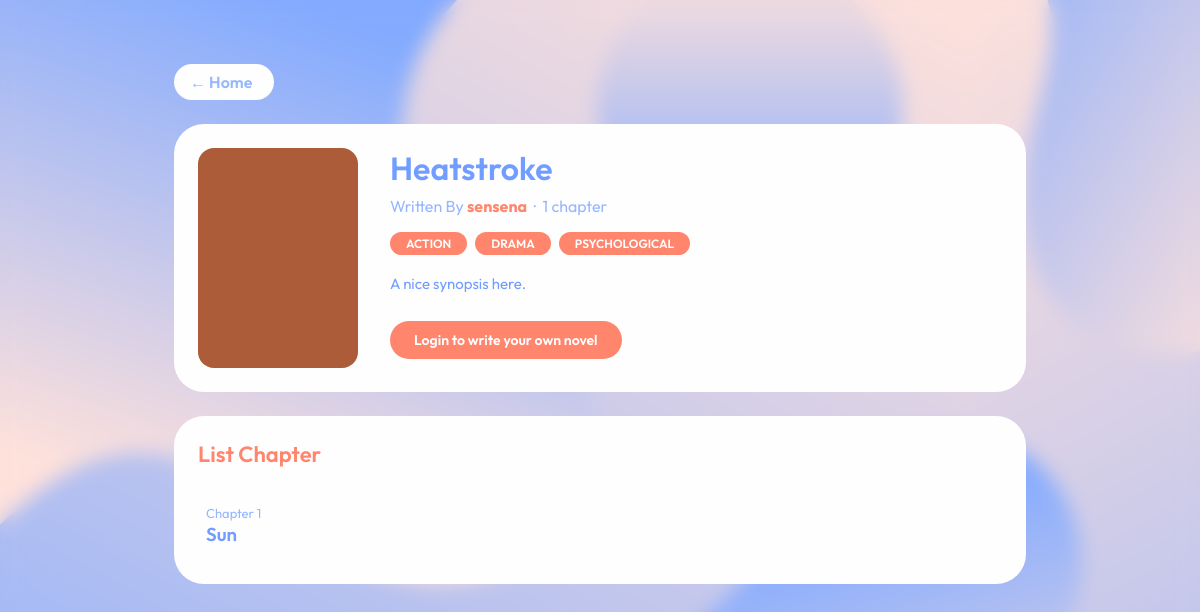
The app's page /novel/2 with its own data.
### app.py (models this page shows)
class Novel(db.Model):
    id = db.Column(db.Integer, primary_key=True)
    title = db.Column(db.String(200), nullable=False)
    description = db.Column(db.Text, nullable=False)
    genre = db.Column(db.String(100), nullable=False)
    cover_color = db.Column(db.String(20), default='#95B7FF')
    author_id = db.Column(db.Integer, db.ForeignKey('user.id'), nullable=False)
    created_at = db.Column(db.DateTime, default=datetime.utcnow)
    updated_at = db.Column(db.DateTime, default=datetime.utcnow, onupdate=datetime.utcnow)
    chapters = db.relationship('Chapter', backref='novel', lazy=True, cascade='all, delete-orphan', order_by='Chapter.chapter_number')

class User(db.Model):
    id = db.Column(db.Integer, primary_key=True)
    full_name = db.Column(db.String(100), nullable=False)
    email = db.Column(db.String(120), unique=True, nullable=False)
    username = db.Column(db.String(50), unique=True, nullable=False)
    password_hash = db.Column(db.String(256), nullable=False)
    created_at = db.Column(db.DateTime, default=datetime.utcnow)
    novels = db.relationship('Novel', backref='author', lazy=True)

class Chapter(db.Model):
    id = db.Column(db.Integer, primary_key=True)
    novel_id = db.Column(db.Integer, db.ForeignKey('novel.id'), nullable=False)
    chapter_number = db.Column(db.Integer, nullable=False)
    title = db.Column(db.String(200), nullable=False)
    content = db.Column(db.Text, nullable=False)
    created_at = db.Column(db.DateTime, default=datetime.utcnow)
    updated_at = db.Column(db.DateTime, default=datetime.utcnow, onupdate=datetime.utcnow)

### app.py (the view)
@app.route('/novel/<int:novel_id>')
def novel_detail(novel_id):
    novel = Novel.query.get_or_404(novel_id)
    current_user = get_current_user()
    is_author = current_user and current_user.id == novel.author_id
    return render_template('novel_detail.html',
        novel=novel,
        current_user=current_user,
        is_author=is_author
    )

### app.py (called while the page is built)
def get_current_user():
    if 'user_id' in session:
        return User.query.get(session['user_id'])
    return None

### templates/novel_detail.html (shortened to what this page needs)
{% extends "base.html" %}
{% block body %}
<body class="db-body">
    <div style="max-width: 900px; width: 100%; margin: 0 auto; padding: 32px 24px;">
        <nav style="margin-bottom: 24px; font-size: 14px; color: var(--blue-medium);">
            <a href="{{ url_for('dashboard') }}" style="color: var(--blue-medium); text-decoration: none; font-weight: 600;
                background-color: var(--white); border-radius: 9999px; padding: 8px 16px; max-width: 100px;">← Home</a>
        </nav>
        <div class="card" style="margin-bottom: 24px;">
            <div style="display: flex; gap: 32px; flex-wrap: wrap;">
                <div style="width: 160px; height: 220px; background: {{ novel.cover_color }}; border-radius: 16px; flex-shrink: 0;"></div>
                <div style="flex: 1; min-width: 200px;">
                    <h1 style="font-size: 32px; font-weight: 600; color: var(--blue-dark); margin-bottom: 8px;">
                        {{ novel.title }}
                    </h1>
                    <p style="color: var(--blue-medium); font-size: 16px; margin-bottom: 16px;">
                        Written By <strong style="color: var(--orange);">{{ novel.author.username }}</strong>
                        &nbsp;·&nbsp;
                        {{ novel.chapters|length }} chapter{{ 's' if novel.chapters|length != 1 else '' }}
                    </p>
                    <div style="display: flex; flex-wrap: wrap; gap: 8px; margin-bottom: 16px;">
                        {% for g in novel.genre.split(',') %}
                            <span class="tag-orange">{{ g.strip() }}</span>
                        {% endfor %}
                    </div>
                    <p style="color: var(--blue-dark); line-height: 1.7; font-size: 15px;">
                        {{ novel.description }}
                    </p>
                    {% if is_author %}
                    <div style="display: flex; gap: 12px; margin-top: 24px; flex-wrap: wrap;">
                        <a href="{{ url_for('create_chapter', novel_id=novel.id) }}" class="btn-orange" style="text-decoration: none">
                            + Add Chapter
                        </a>
                        <a href="{{ url_for('edit_novel', novel_id=novel.id) }}" class="btn-blue" style="text-decoration: none">
                            Edit Novel Information
                        </a>
                        <form method="POST" action="{{ url_for('delete_novel', novel_id=novel.id) }}"
                              onsubmit="return confirm('Delete this novel and all its chapters? This action cannot be undone.')">
                            <button type="submit" class="btn-red">Delete Novel</button>
                        </form>
                    </div>
                    {% elif current_user %}
                    <div style="margin-top: 24px; color: var(--blue-medium);">
                        Enjoy reading!
                    </div>
                    {% else %}
                    <div style="margin-top: 24px;">
                        <a href="{{ url_for('login') }}" class="btn-orange" style="text-decoration: none;">
                            Login to write your own novel
                        </a>
                    </div>
                    {% endif %}
                </div>
            </div>
        </div>
        <div class="card">
            <h2 style="font-size: 22px; font-weight: 600; color: var(--orange); margin-bottom: 20px;">
                List Chapter
            </h2>
            {% if novel.chapters %}
            <div style="display: flex; flex-direction: column; gap: 0;">
                {% for chapter in novel.chapters %}
                <div class="chapter-list-item">
                    <a href="{{ url_for('read_chapter', novel_id=novel.id, chapter_number=chapter.chapter_number) }}"
                       style="flex: 1; text-decoration: none; color: var(--blue-dark);">
                        <span style="color: var(--blue-medium); font-size: 13px; margin-right: 12px;">
                            Chapter {{ chapter.chapter_number }}
                        </span>
                        <h3 style="font-weight: 600;">{{ chapter.title }}</h3>
                    </a>
                </div>
                {% endfor %}
            </div>
            {% endif %}
        </div>
    </div>
</body>
{% endblock %}

### static/style.css (style rules this page uses)
:root { --blue-dark: #709DFF; --blue-medium: #95B7FF; --blue-light: #d8e6ff; --orange: #FF856D; --white: #FFFEFE; }
* { box-sizing: border-box; margin: 0; padding: 0; }
.db-body { background-image: url('images/bg.svg'); min-height: 100vh; min-width: 100vw; font-family: 'Outfit', sans-serif; padding: 32px; display: flex; justify-content: center; backdrop-filter: blur(10px); }
.card { background: var(--white); color: var(--blue-medium); border-radius: 30px; padding: 24px; }
nav { flex-grow: 1; display: flex; flex-direction: column; gap: 24px; }
nav a { display: flex; align-items: center; gap: 16px; text-decoration: none; color: var(--blue-medium); font-size: 16px; transition: color 0.5s; padding: 4px 8px; }
.tag-orange { background: var(--orange); color: var(--white); padding: 4px 16px; border-radius: 20px; font-size: 12px; font-weight: 600; text-transform: uppercase; }
::placeholder { color: var(--blue-medium); }
.btn-orange { background: var(--orange); color: white; border: none; padding: 10px 24px; border-radius: 20px; font-family: 'Outfit', sans-serif; font-size: 14px; font-weight: 600; cursor: pointer; transition: background 0.2s; display: inline-block; }
.chapter-list-item { display: flex; justify-content: space-between; align-items: center; padding: 14px 8px; border-bottom: 1px solid var(--blue-light); gap: 16px; transition: background 0.2s; border-radius: 8px; }
.chapter-list-item:last-child { border-bottom: none; }

### records on screen
Novel: title "Heatstroke", description "A nice synopsis here."
User: author.username "sensena"
Chapter: chapter_number "1", title "Sun"

### other values on screen
{{ novel.chapters|length }} "1"
{{ g.strip() }} "ACTION" "DRAMA" "PSYCHOLOGICAL"
